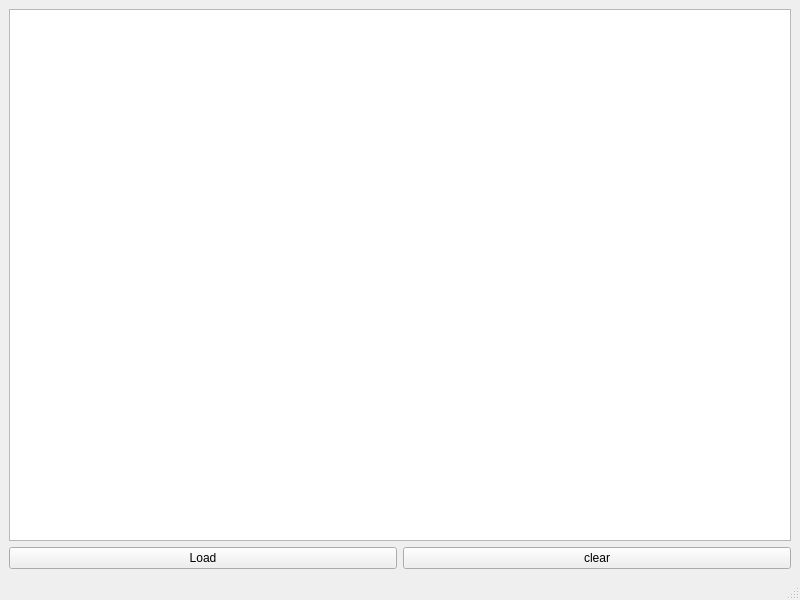
<?xml version="1.0" encoding="UTF-8"?>
<ui version="4.0">
 <class>MainWindow</class>
 <widget class="QMainWindow" name="MainWindow">
  <property name="geometry">
   <rect>
    <x>0</x>
    <y>0</y>
    <width>800</width>
    <height>600</height>
   </rect>
  </property>
  <property name="windowTitle">
   <string>MainWindow</string>
  </property>
  <widget class="QWidget" name="centralwidget">
   <layout class="QVBoxLayout" name="verticalLayout">
    <item>
     <widget class="QGraphicsView" name="graphicsView"/>
    </item>
    <item>
     <layout class="QHBoxLayout" name="horizontalLayout">
      <item>
       <widget class="QPushButton" name="loadPushButton">
        <property name="text">
         <string>Load</string>
        </property>
       </widget>
      </item>
      <item>
       <widget class="QPushButton" name="clearPushButton">
        <property name="text">
         <string>clear</string>
        </property>
       </widget>
      </item>
     </layout>
    </item>
   </layout>
  </widget>
  <widget class="QMenuBar" name="menubar">
   <property name="geometry">
    <rect>
     <x>0</x>
     <y>0</y>
     <width>800</width>
     <height>22</height>
    </rect>
   </property>
  </widget>
  <widget class="QStatusBar" name="statusbar"/>
 </widget>
 <resources/>
 <connections/>
</ui>
